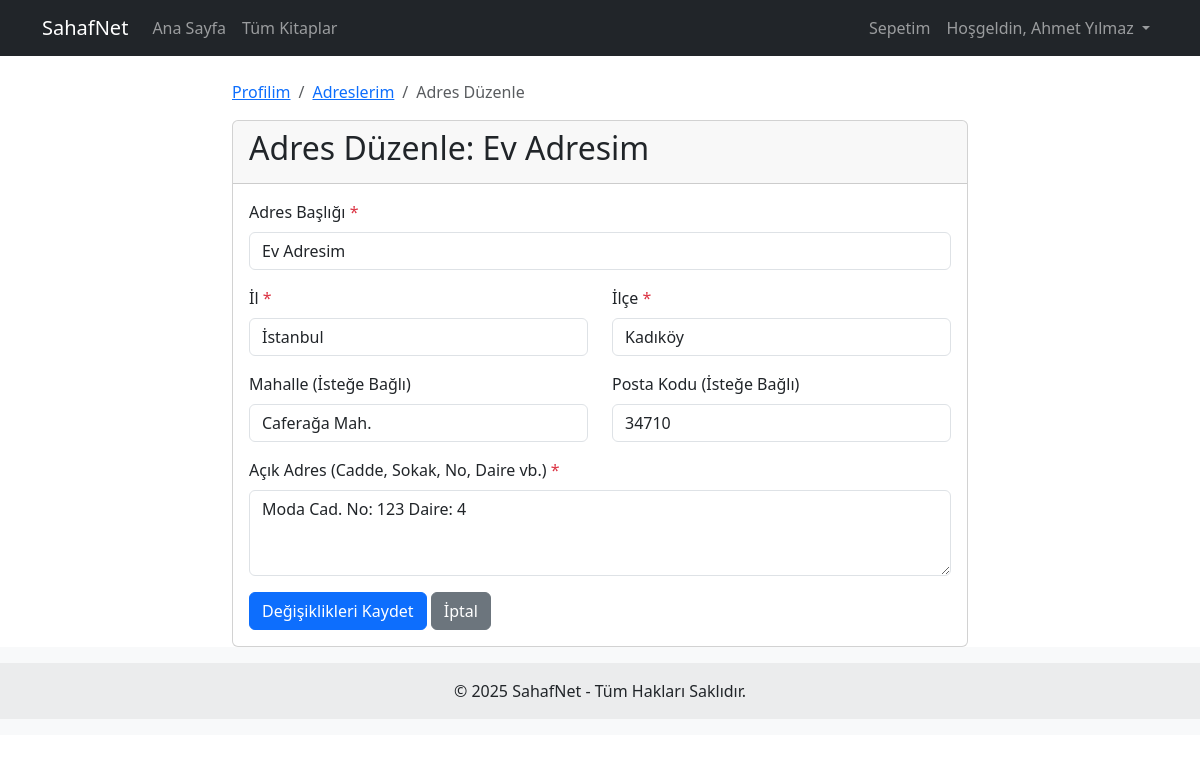
The page /adres_duzenle.php?id=1 (signed in) on the database its author committed.
### tables this page shows
CREATE TABLE `kullanicilar` (
  `KullaniciID` int NOT NULL,
  `Ad` varchar(100) NOT NULL,
  `Soyad` varchar(100) NOT NULL,
  `Eposta` varchar(255) NOT NULL,
  `SifreHash` varchar(255) NOT NULL,
  `TelefonNo` varchar(20) DEFAULT NULL,
  `KayitTarihi` timestamp NULL DEFAULT CURRENT_TIMESTAMP,
  `SonGirisTarihi` timestamp NULL DEFAULT NULL,
  `AktifMi` tinyint(1) DEFAULT '1'
);

CREATE TABLE `adresler` (
  `AdresID` int NOT NULL,
  `KullaniciID` int NOT NULL,
  `AdresBasligi` varchar(100) NOT NULL,
  `Il` varchar(50) NOT NULL,
  `Ilce` varchar(50) NOT NULL,
  `Mahalle` varchar(100) DEFAULT NULL,
  `AcikAdres` text NOT NULL,
  `PostaKodu` varchar(10) DEFAULT NULL
);

### adres_duzenle.php (the view, shortened to what this page needs)
<?php
require_once 'includes/header.php';
$adres_id_duzenle = null;
if (isset($_GET['id']) && is_numeric($_GET['id'])) {
    $adres_id_duzenle = intval($_GET['id']);
} else {
    $_SESSION['error_message_adres'] = "Düzenlenecek adres için geçersiz ID.";
    header("Location: " . htmlspecialchars($base_url . "profil.php#adreslerim"));
    exit();
}
$mevcut_adres = null;
try {
    $stmt_adres = $db->prepare("CALL sp_AdresGetirByID(:p_AdresID, :p_KullaniciID)");
    $stmt_adres->bindParam(':p_AdresID', $adres_id_duzenle, PDO::PARAM_INT);
    $stmt_adres->bindParam(':p_KullaniciID', $current_user_id, PDO::PARAM_INT);
    $stmt_adres->execute();
    $mevcut_adres = $stmt_adres->fetch();
} catch (PDOException $e) {
    error_log("Adres düzenleme sayfası - Adres çekme hatası: " . $e->getMessage());
    $_SESSION['error_message_adres'] = "Adres bilgileri yüklenirken bir sorun oluştu.";
    header("Location: " . htmlspecialchars($base_url . "profil.php#adreslerim"));
    exit();
}
$adres_basligi_val = $_POST['adres_basligi'] ?? $mevcut_adres['AdresBasligi'];
$acik_adres_val = $_POST['acik_adres'] ?? $mevcut_adres['AcikAdres'];
$il_val = $_POST['il'] ?? $mevcut_adres['Il'];
$ilce_val = $_POST['ilce'] ?? $mevcut_adres['Ilce'];
$mahalle_val = $_POST['mahalle'] ?? $mevcut_adres['Mahalle'];
$posta_kodu_val = $_POST['posta_kodu'] ?? $mevcut_adres['PostaKodu'];
?>
<div class="row justify-content-center">
    <div class="col-md-8">
        <nav aria-label="breadcrumb">
            <ol class="breadcrumb">
                <li class="breadcrumb-item"><a href="<?php echo htmlspecialchars($base_url . 'profil.php'); ?>">Profilim</a></li>
                <li class="breadcrumb-item"><a href="<?php echo htmlspecialchars($base_url . 'profil.php#adreslerim'); ?>">Adreslerim</a></li>
                <li class="breadcrumb-item active" aria-current="page">Adres Düzenle</li>
            </ol>
        </nav>
        <div class="card">
            <div class="card-header">
                <h2>Adres Düzenle: <?php echo htmlspecialchars($mevcut_adres['AdresBasligi'] ?? 'Adres'); ?></h2>
            </div>
            <div class="card-body">
                <form action="<?php echo htmlspecialchars($_SERVER["PHP_SELF"] . "?id=" . $adres_id_duzenle); ?>" method="post">
                    <div class="mb-3">
                        <label for="adres_basligi" class="form-label">Adres Başlığı <span class="text-danger">*</span></label>
                        <input type="text" class="form-control" id="adres_basligi" name="adres_basligi" value="<?php echo htmlspecialchars($adres_basligi_val ?? ''); ?>" required>
                    </div>
                    <div class="row">
                        <div class="col-md-6 mb-3">
                            <label for="il" class="form-label">İl <span class="text-danger">*</span></label>
                            <input type="text" class="form-control" id="il" name="il" value="<?php echo htmlspecialchars($il_val ?? ''); ?>" required>
                        </div>
                        <div class="col-md-6 mb-3">
                            <label for="ilce" class="form-label">İlçe <span class="text-danger">*</span></label>
                            <input type="text" class="form-control" id="ilce" name="ilce" value="<?php echo htmlspecialchars($ilce_val ?? ''); ?>" required>
                        </div>
                    </div>
                    <div class="row">
                        <div class="col-md-6 mb-3">
                            <label for="mahalle" class="form-label">Mahalle (İsteğe Bağlı)</label>
                            <input type="text" class="form-control" id="mahalle" name="mahalle" value="<?php echo htmlspecialchars($mahalle_val ?? ''); ?>">
                        </div>
                        <div class="col-md-6 mb-3">
                            <label for="posta_kodu" class="form-label">Posta Kodu (İsteğe Bağlı)</label>
                            <input type="text" class="form-control" id="posta_kodu" name="posta_kodu" value="<?php echo htmlspecialchars($posta_kodu_val ?? ''); ?>" maxlength="5">
                        </div>
                    </div>
                    <div class="mb-3">
                        <label for="acik_adres" class="form-label">Açık Adres (Cadde, Sokak, No, Daire vb.) <span class="text-danger">*</span></label>
                        <textarea class="form-control" id="acik_adres" name="acik_adres" rows="3" required><?php echo htmlspecialchars($acik_adres_val ?? ''); ?></textarea>
                    </div>
                    <button type="submit" class="btn btn-primary">Değişiklikleri Kaydet</button>
                    <a href="<?php echo htmlspecialchars($base_url . "profil.php#adreslerim"); ?>" class="btn btn-secondary">İptal</a>
                </form>
            </div>
        </div>
    </div>
</div>
<?php
require_once 'includes/footer.php';
?>

### includes/header.php (shortened to what this page needs)
<?php
require_once 'database.php';
$base_url = "/sahafnet/";
$current_user_id = isset($_SESSION['user_id']) ? $_SESSION['user_id'] : null;
$current_user_name = '';
if ($current_user_id) {
    try {
        $stmt_user_info = $db->prepare("SELECT Ad, Soyad FROM Kullanicilar WHERE KullaniciID = :kullanici_id");
        $stmt_user_info->bindParam(':kullanici_id', $current_user_id);
        $stmt_user_info->execute();
        $user = $stmt_user_info->fetch();
        if ($user) {
            $current_user_name = htmlspecialchars($user['Ad'] . ' ' . $user['Soyad']);
        }
    } catch (PDOException $e) {
        error_log("Kullanıcı adı alınırken hata (header.php): " . $e->getMessage());
    }
}
?>
<!DOCTYPE html>
<html lang="tr">
<head>
    <link href="https://cdn.jsdelivr.net/npm/bootstrap@5.3.3/dist/css/bootstrap.min.css" rel="stylesheet">
    <link rel="stylesheet" href="https://cdnjs.cloudflare.com/ajax/libs/font-awesome/5.15.4/css/all.min.css" />
    <link rel="stylesheet" href="<?php echo htmlspecialchars($base_url); ?>css/style.css">
</head>
<body>
<nav class="navbar navbar-expand-lg navbar-dark bg-dark mb-4">
  <div class="container">
    <a class="navbar-brand" href="<?php echo htmlspecialchars($base_url); ?>index.php">SahafNet</a>
    <div class="collapse navbar-collapse" id="navbarNav">
      <ul class="navbar-nav me-auto mb-2 mb-lg-0">
        <li class="nav-item">
          <a class="nav-link <?php echo (basename($_SERVER['PHP_SELF']) == 'index.php' ? 'active' : ''); ?>" href="<?php echo htmlspecialchars($base_url); ?>index.php">Ana Sayfa</a>
        </li>
        <li class="nav-item">
          <a class="nav-link <?php echo (basename($_SERVER['PHP_SELF']) == 'kitaplar.php' ? 'active' : ''); ?>" href="<?php echo htmlspecialchars($base_url); ?>kitaplar.php">Tüm Kitaplar</a>
        </li>
      </ul>
      <ul class="navbar-nav ms-auto">
        <li class="nav-item">
            <a class="nav-link" href="<?php echo htmlspecialchars($base_url); ?>sepet.php">
                Sepetim
            </a>
        </li>
        <?php if ($current_user_id): ?>
            <li class="nav-item dropdown">
                <a class="nav-link dropdown-toggle" href="#" id="navbarDropdownUser" role="button" data-bs-toggle="dropdown" aria-expanded="false">
                    Hoşgeldin, <?php echo $current_user_name; ?>
                </a>
            </li>
        <?php endif; ?>
      </ul>
    </div>
  </div>
</nav>
<div class="container mt-4">

### css/style.css (style rules this page uses)
body { padding-bottom: 100px; }

### rows shown on the page
kullanicilar: current_user_name "Ahmet Yılmaz"
adresler: AdresBasligi "Ev Adresim", adres_basligi "Ev Adresim", il "İstanbul", ilce "Kadıköy", mahalle "Caferağa Mah.", posta_kodu "34710", acik_adres "Moda Cad. No: 123 Daire: 4"
